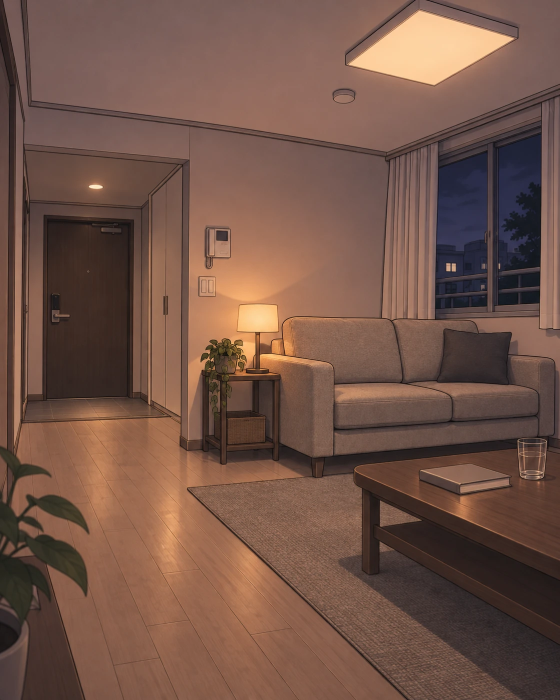
#> input picture assets/backgrounds/home/evening-wide.webp, 1120 x 1400 px, found by its file name (shown at 1/2 size)
$ python prep_cut087.py
#> lines starting #> are read from the running program, lines starting #| are printed output that depends on the picture
#!/usr/bin/env python3
"""87컷 재료: (1) 집 거실(저녁) 배경을 소파가 화면 가운데 오도록 16:9 로 자르고 늦은 밤 빛으로, (2) 85컷 승민(소파에서 폰을 든 머리·어깨·손)을 오려 냄.
조립은 tools/art/scenes/cut087.html (눕힌 인물 + 담요 SVG). 원화는 읽기만."""
import sys; sys.path.insert(0, 'tools/art')
import numpy as np
from PIL import Image, ImageFilter
from finish_lib import cutout
bg = Image.open('assets/backgrounds/home/evening-wide.webp').convert('RGB').crop((420, 520, 1120, 914)).resize((1080, 608), Image.LANCZOS)
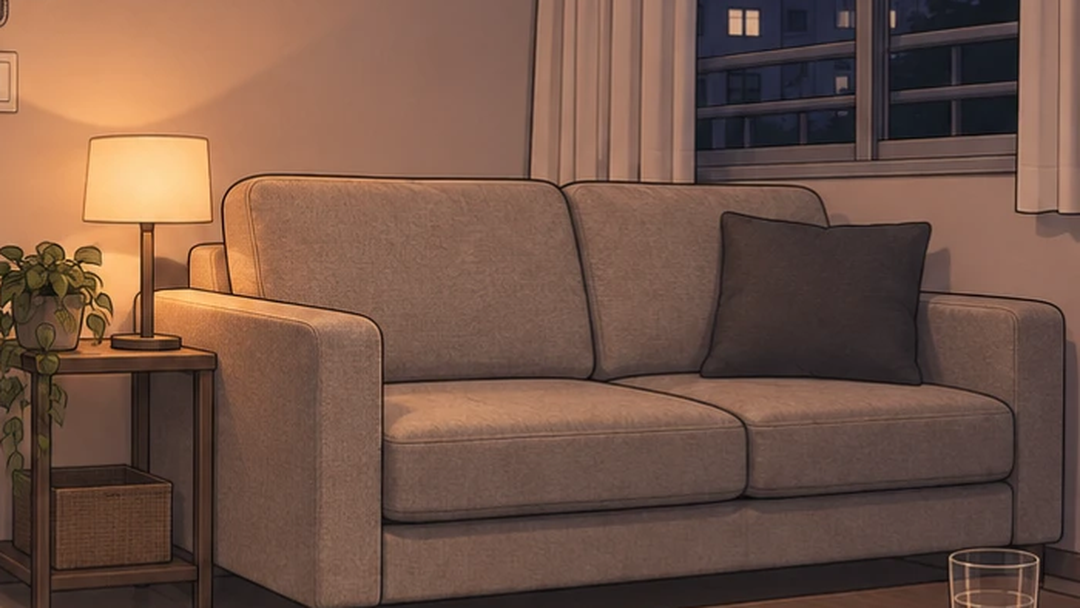
#> bg: PIL image 1080x608 RGB; mean R, G, B 116, 85.9, 71.3
a = np.asarray(bg).astype(np.float32) / 255
L = (a @ np.array([.299, .587, .114]))[..., None]
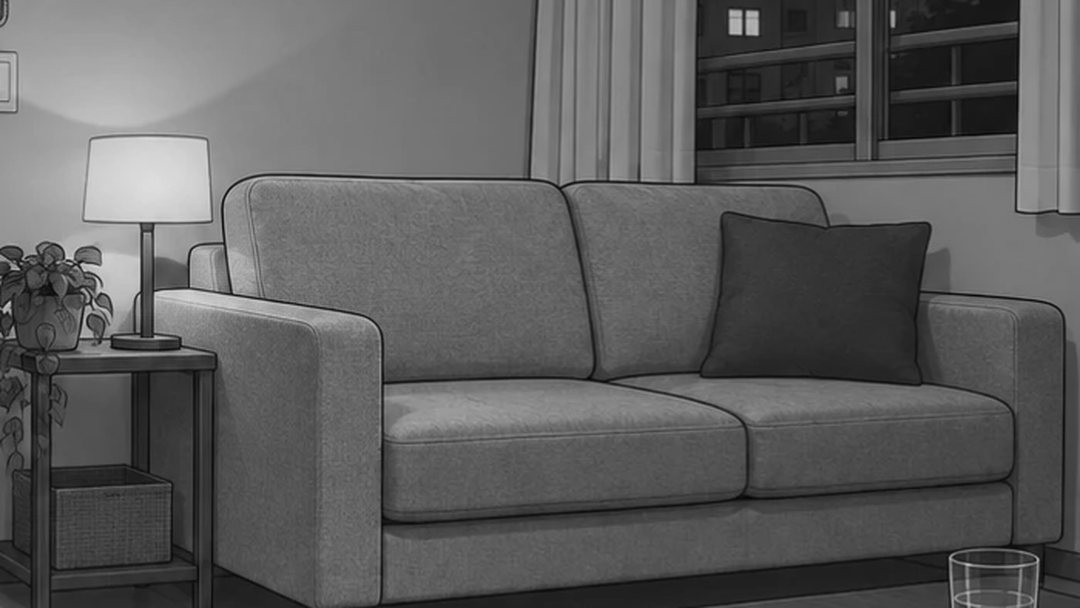
#> L: shape (608, 1080, 1) float64; min 0.0212, max 0.869, mean 0.366
night = a ** 1.18 * np.array([.62, .62, .74])
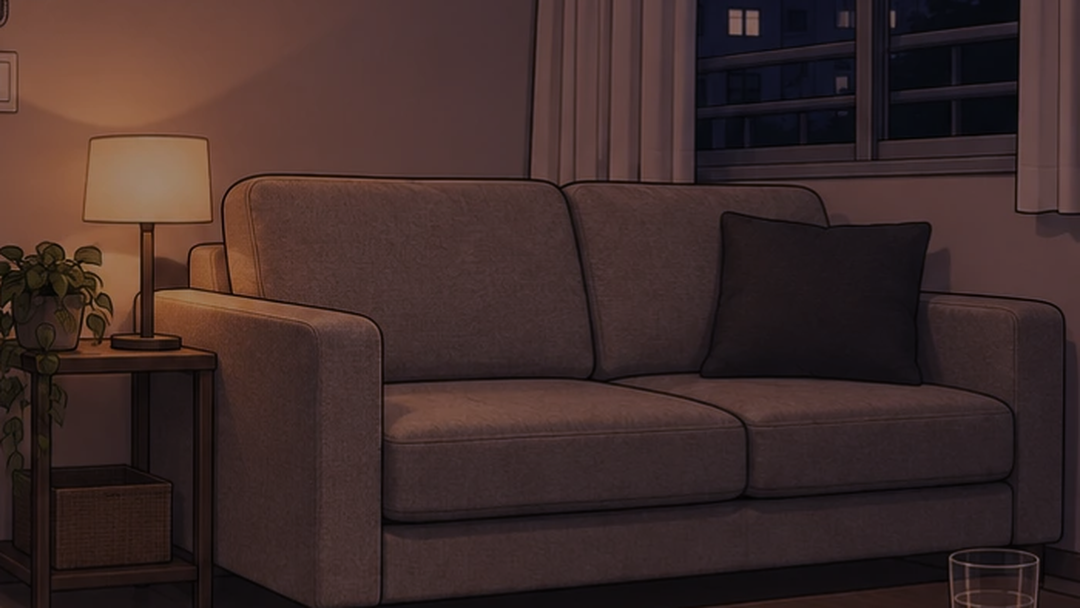
#> night: shape (608, 1080, 3) float64; mean R, G, B 0.25, 0.175, 0.167
lamp = np.clip((L - .58) / .3, 0, 1)
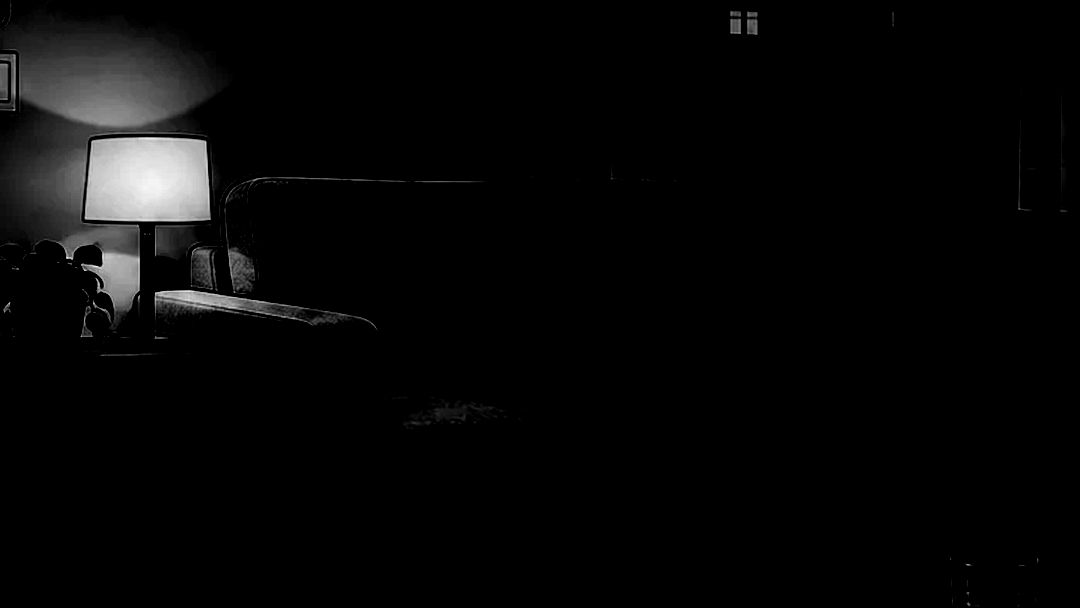
#> lamp: shape (608, 1080, 1) float64; min 0, max 0.963, mean 0.029
lamp = np.asarray(Image.fromarray((lamp[..., 0] * 255).astype(np.uint8)).filter(ImageFilter.GaussianBlur(4))).astype(np.float32)[..., None] / 255
a = night * (1 - lamp) + a * lamp
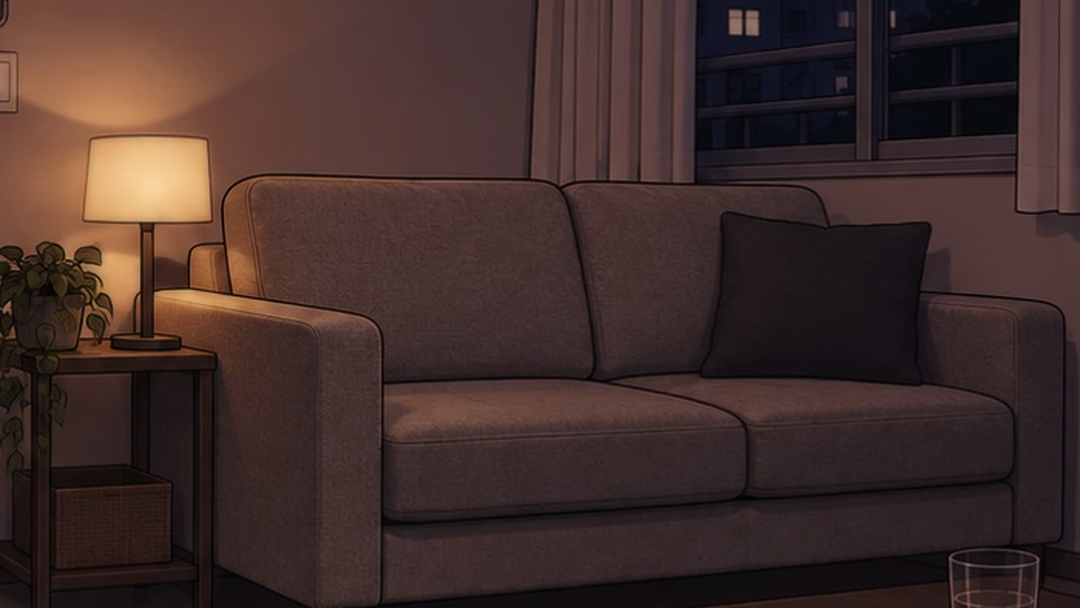
#> a: shape (608, 1080, 3) float64; mean R, G, B 0.261, 0.183, 0.171
H, W = a.shape[:2]; yy = np.linspace(0, 1, H)[:, None, None]; xx = np.linspace(0, 1, W)[None, :, None]
#> after `H, W = a.shape[:2]`: H = 608; W = 1080
#> after `yy = np.linspace(0, 1, H)[:, None, None]`: yy = 608 values from 0 to 1
#> after `xx = np.linspace(0, 1, W)[None, :, None]`: xx = 1080 values from 0 to 1
a = a + np.exp(-(((xx - .14) / .25) ** 2 + ((yy - .38) / .35) ** 2)) * np.array([.16, .10, .04])
Image.fromarray((np.clip(a, 0, 1) * 255).astype(np.uint8)).save('tools/art/scenes/parts/livingroom-night.png')
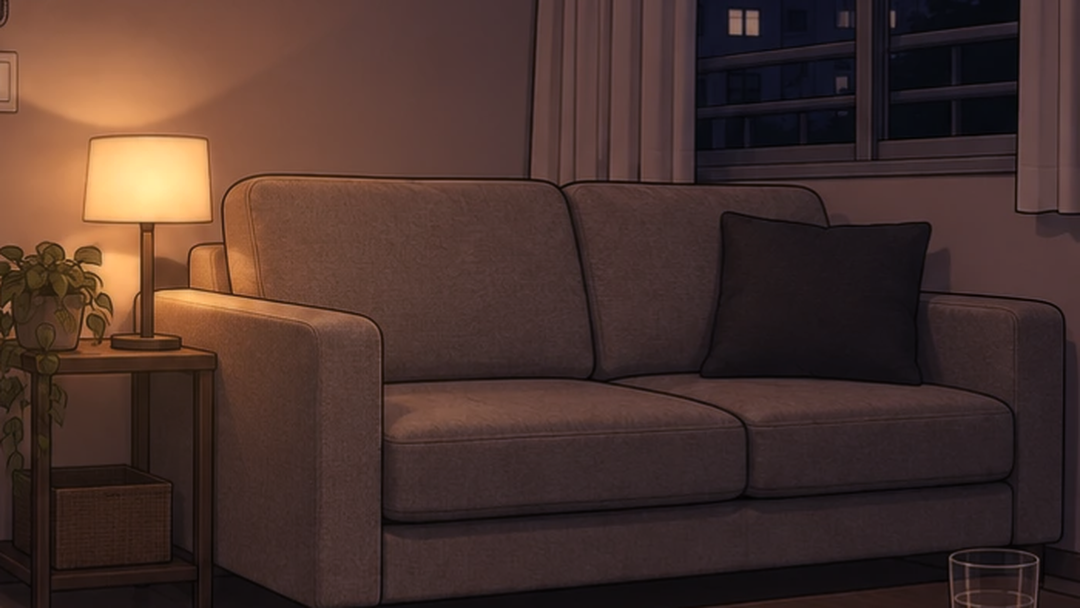
#> saved as livingroom-night.png: PIL image 1080x608 RGB; mean R, G, B 74, 51.4, 45.2
import importlib.util
#> (the run stopped early here; a loop or call above may not have finished)

$ run again, with assets/backgrounds/home/morning-wide.webp copied over assets/backgrounds/home/evening-wide.webp
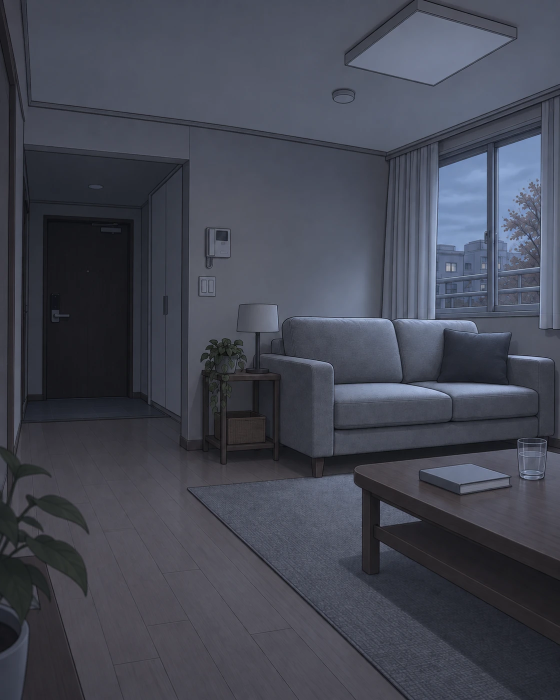
#> input picture assets/backgrounds/home/morning-wide.webp, 1120 x 1400 px, found by its file name (shown at 1/2 size)
#> `lamp = np.clip((L - .58) / .3, 0, 1)`:
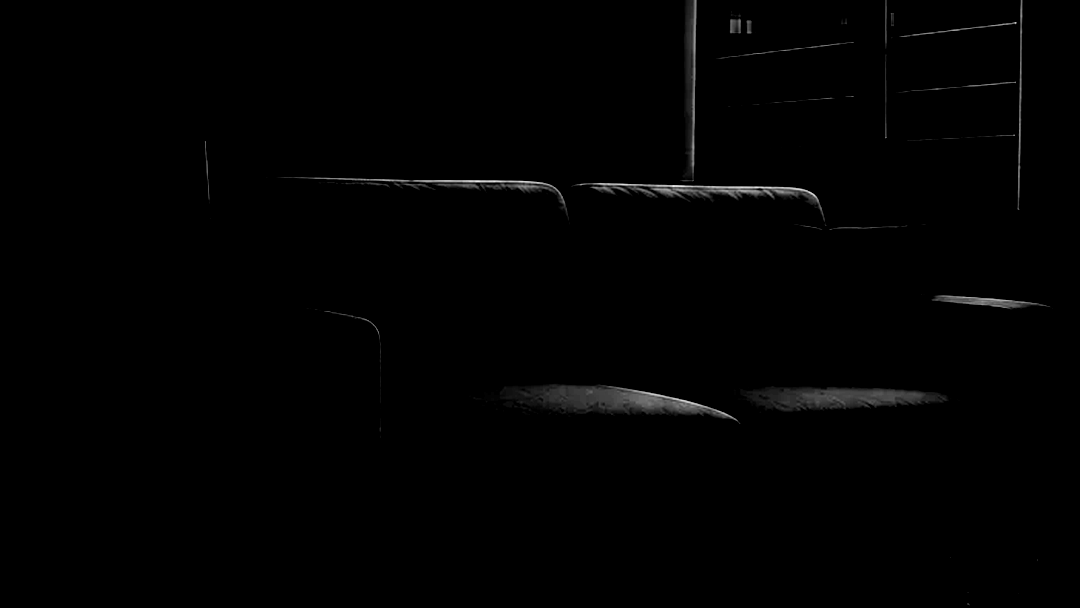
#> lamp: shape (608, 1080, 1) float64; min 0, max 0.921, mean 0.00662
#> `a = a + np.exp(-(((xx - .14) / .25) ** 2 + ((yy - .38) / .35) ** 2)) *..`:
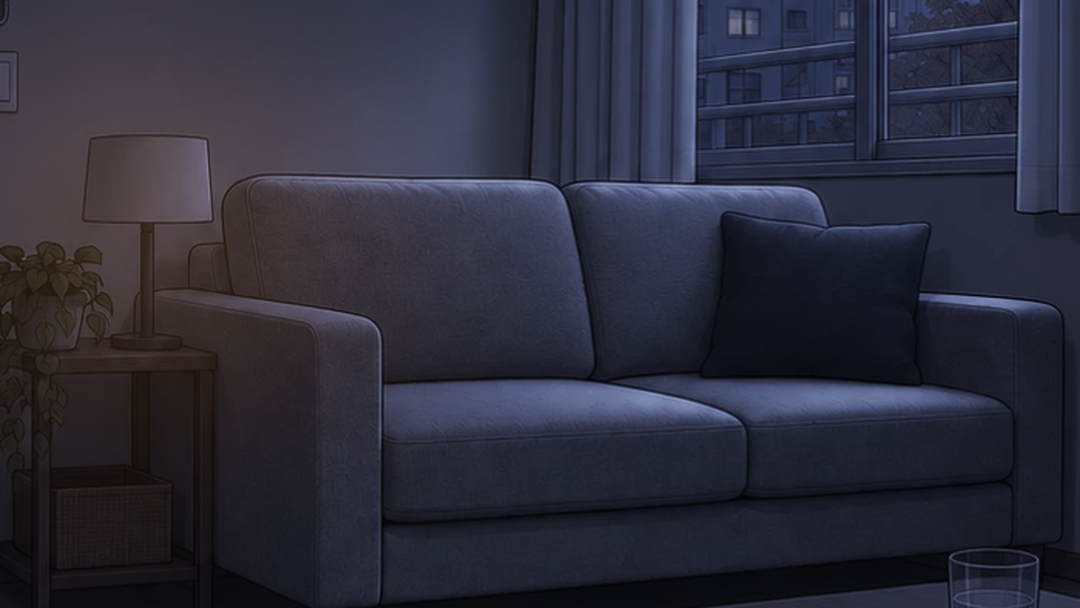
#> a: shape (608, 1080, 3) float64; mean R, G, B 0.178, 0.177, 0.233
